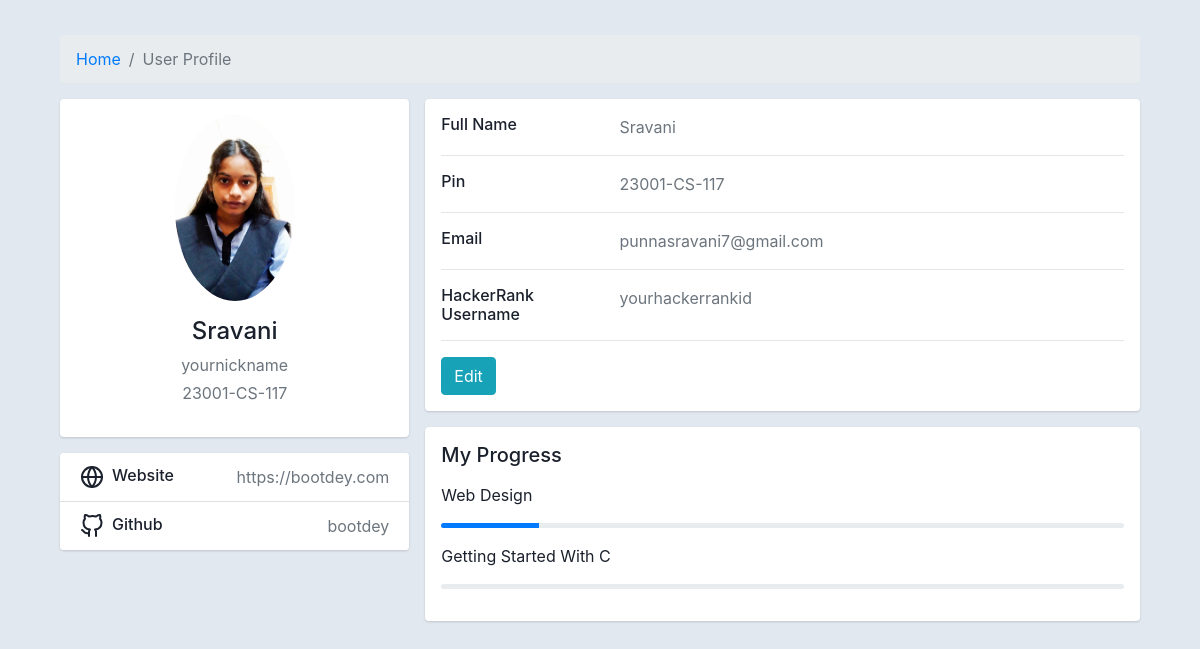
Page /profile/ (signed in) on the earlier database version.
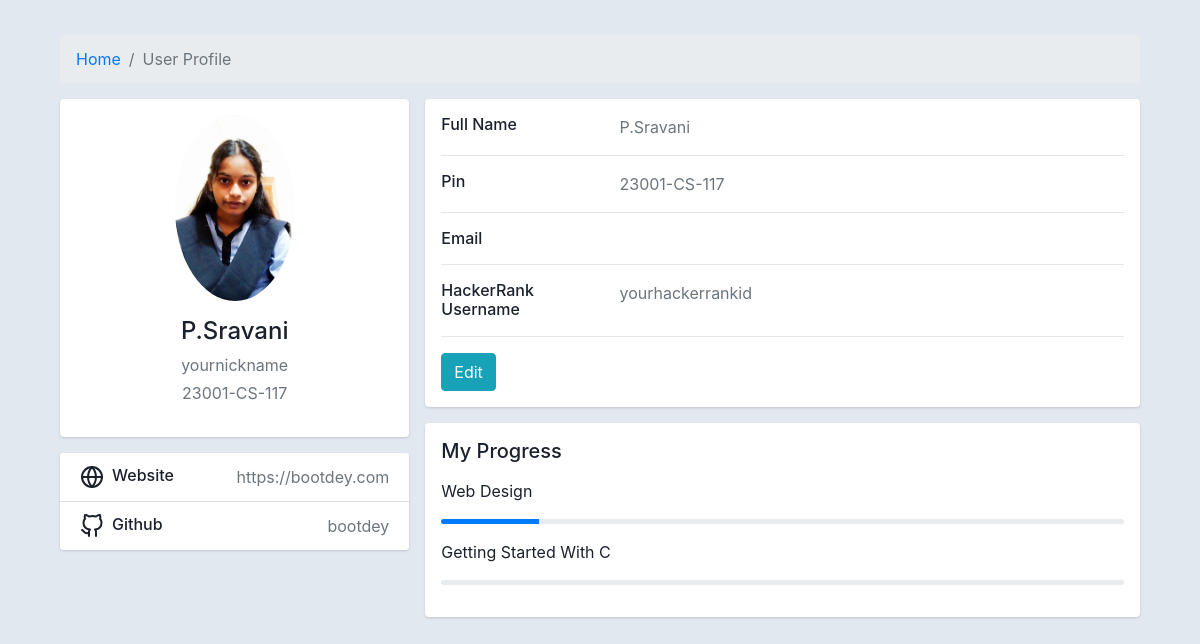
Same page on the later database version.
### profilepage/models.py (models this page shows, shortened)
class Profile(models.Model):
    user = models.OneToOneField(User, on_delete=models.CASCADE)
    nickname = models.CharField(max_length=30,default='yournickname')
    hackerrank_id = models.CharField(max_length=20,default='yourhackerrankid')
    c1progress = models.FloatField(default='0')
    c2progress = models.FloatField(default='0')
    name = models.CharField(max_length=50)
    imguploadlimit = models.PositiveSmallIntegerField(default='10')
    image = models.ImageField(upload_to='profile_images/', default='profile_images/default.jpg')

### profilepage/views.py (the view)
# urls.py: path('profile/',include('profilepage.urls')),
@login_required
def profile(request):
    user_profile = Profile.objects.filter(user=request.user).first()
    if user_profile is None:
        return redirect('home')
    else:
        context = {'user_profile': user_profile}
        return render(request, 'profile/userprofile.html', context)

### templates/profile/userprofile.html (shortened to what this page needs)
<!DOCTYPE html>
<html lang="en">
<head>
    <link href="https://cdn.jsdelivr.net/npm/bootstrap@4.4.1/dist/css/bootstrap.min.css" rel="stylesheet">
</head>
<body>
    <div class="container">
        <div class="main-body">
            <nav aria-label="breadcrumb" class="main-breadcrumb">
                <ol class="breadcrumb">
                    <li class="breadcrumb-item"><a href="{% url 'home'%}">Home</a></li>
                    <li class="breadcrumb-item active" aria-current="page">User Profile</li>
                </ol>
            </nav>
            <div class="row gutters-sm">
                <div class="col-md-4 mb-3">
                    <div class="card">
                        <div class="card-body">
                            <div class="d-flex flex-column align-items-center text-center">
                                <img src="{{ user_profile.image.url }}" alt="UserProfile"
                                    class="rounded-circle" width="120">
                                <div class="mt-3">
                                    <h4>{{ user_profile.name }}</h4>
                                    <p class="text-secondary mb-1">{{ user_profile.nickname }}</p>
                                    <p class="text-muted font-size-sm">{{ user_profile.user.username }}</p>
                                </div>
                            </div>
                        </div>
                    </div>
                    <div class="card mt-3">
                        <ul class="list-group list-group-flush">
                            <li class="list-group-item d-flex justify-content-between align-items-center flex-wrap">
                                <h6 class="mb-0">Website</h6>
                                <span class="text-secondary">https://bootdey.com</span>
                            </li>
                            <li class="list-group-item d-flex justify-content-between align-items-center flex-wrap">
                                <h6 class="mb-0">Github</h6>
                                <span class="text-secondary">bootdey</span>
                            </li>
                        </ul>
                    </div>
                </div>
                <div class="col-md-8">
                    <div class="card mb-3">
                        <div class="card-body">
                            <div class="row">
                                <div class="col-sm-3">
                                    <h6 class="mb-0">Full Name</h6>
                                </div>
                                <div class="col-sm-9 text-secondary">
                                    {{ user_profile.name }}
                                </div>
                            </div>
                            <hr>
                            <div class="row">
                                <div class="col-sm-3">
                                    <h6 class="mb-0">Pin</h6>
                                </div>
                                <div class="col-sm-9 text-secondary">
                                 {{ user_profile.user.username }}
                                </div>
                            </div>
                            <hr>
                            <div class="row">
                                <div class="col-sm-3">
                                    <h6 class="mb-0">Email</h6>
                                </div>
                                <div class="col-sm-9 text-secondary">
                                    {{user_profile.user.email}}
                                </div>
                            </div>
                            <hr>
                            <div class="row">
                                <div class="col-sm-3">
                                    <h6 class="mb-0">HackerRank Username</h6>
                                </div>
                                <div class="col-sm-9 text-secondary">
                                    {{ user_profile.hackerrank_id }}
                                </div>
                            </div>
                            <hr>
                            <div class="row">
                                <div class="col-sm-12">
                                    <a class="btn btn-info " target="__blank"
                                        href="editprofile/">Edit</a>
                                </div>
                            </div>
                        </div>
                    </div>
                    <div class="row gutters-sm">
                        <div class="col">
                            <div class="card h-100">
                                <div class="card-body">
                                    <h5 class="d-flex align-items-center mb-3">My Progress</h5>
                                     <p>Web Design</p>
                                    <div class="progress mb-3" style="height: 5px">
                                            <div class="progress-bar bg-primary" role="progressbar" style="width: {{user_profile.c1progress}}%"
                                            aria-valuenow="80" aria-valuemin="0" aria-valuemax="100"></div>
                                    </div>
                                    <p>Getting Started With C</p>
                                    <div class="progress mb-3" style="height: 5px">
                                    </div>
                                    </div>
                                </div>
                            </div>
                        </div>
                    </div>
                </div>
            </div>
        </div>
</body>
</html>

### templates/profile/userprofile.html (style rules this page uses)
body { margin-top: 20px; color: #1a202c; text-align: left; background-color: #e2e8f0; }
.main-body { padding: 15px; }
.card { box-shadow: 0 1px 3px 0 rgba(0, 0, 0, .1), 0 1px 2px 0 rgba(0, 0, 0, .06); }
.card { position: relative; display: flex; flex-direction: column; min-width: 0; word-wrap: break-word; background-color: #fff; background-clip: border-box; border: 0 solid rgba(0, 0, 0, .125); border-radius: .25rem; }
.card-body { flex: 1 1 auto; min-height: 1px; padding: 1rem; }
.gutters-sm { margin-right: -8px; margin-left: -8px; }
.gutters-sm>.col, .gutters-sm>[class*=col-] { padding-right: 8px; padding-left: 8px; }
.mb-3, .my-3 { margin-bottom: 1rem !important; }
.h-100 { height: 100% !important; }

Differences in the rows shown:
changed Profile "yournickname": name "Sravani" → "P.Sravani"; user.email "punnasravani7@gmail.com" → (not shown)
